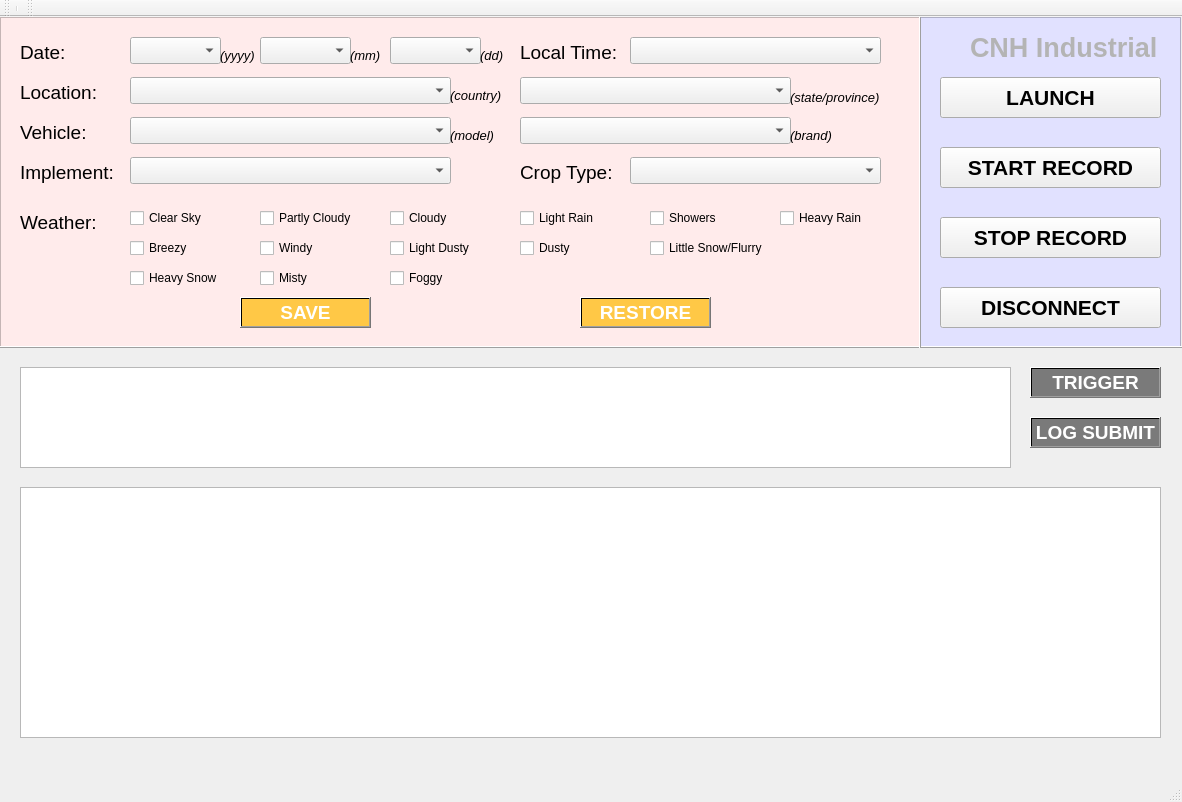
<?xml version="1.0" encoding="UTF-8"?>
<ui version="4.0">
 <class>MainWindow</class>
 <widget class="QMainWindow" name="MainWindow">
  <property name="geometry">
   <rect>
    <x>0</x>
    <y>0</y>
    <width>1182</width>
    <height>802</height>
   </rect>
  </property>
  <property name="font">
   <font>
    <weight>50</weight>
    <italic>false</italic>
    <bold>false</bold>
   </font>
  </property>
  <property name="windowTitle">
   <string>MainWindow</string>
  </property>
  <widget class="QWidget" name="centralWidget">
   <widget class="QPushButton" name="pushButton_1">
    <property name="geometry">
     <rect>
      <x>940</x>
      <y>60</y>
      <width>221</width>
      <height>41</height>
     </rect>
    </property>
    <property name="font">
     <font>
      <pointsize>16</pointsize>
      <weight>75</weight>
      <bold>true</bold>
     </font>
    </property>
    <property name="styleSheet">
     <string notr="true"/>
    </property>
    <property name="text">
     <string>LAUNCH</string>
    </property>
   </widget>
   <widget class="QPushButton" name="pushButton_2">
    <property name="geometry">
     <rect>
      <x>940</x>
      <y>130</y>
      <width>221</width>
      <height>41</height>
     </rect>
    </property>
    <property name="font">
     <font>
      <pointsize>16</pointsize>
      <weight>75</weight>
      <bold>true</bold>
     </font>
    </property>
    <property name="styleSheet">
     <string notr="true"/>
    </property>
    <property name="text">
     <string>START RECORD</string>
    </property>
   </widget>
   <widget class="QPushButton" name="pushButton_4">
    <property name="geometry">
     <rect>
      <x>940</x>
      <y>270</y>
      <width>221</width>
      <height>41</height>
     </rect>
    </property>
    <property name="font">
     <font>
      <pointsize>16</pointsize>
      <weight>75</weight>
      <bold>true</bold>
     </font>
    </property>
    <property name="styleSheet">
     <string notr="true"/>
    </property>
    <property name="text">
     <string>DISCONNECT</string>
    </property>
   </widget>
   <widget class="QPushButton" name="pushButton_5">
    <property name="geometry">
     <rect>
      <x>1030</x>
      <y>350</y>
      <width>131</width>
      <height>31</height>
     </rect>
    </property>
    <property name="font">
     <font>
      <pointsize>14</pointsize>
      <weight>75</weight>
      <bold>true</bold>
     </font>
    </property>
    <property name="styleSheet">
     <string notr="true">background-color: qradialgradient(spread:pad, cx:0.5, cy:0.5, radius:0.5, fx:0.5, fy:0.5, stop:1 rgba(122, 122, 122, 255));
color: rgb(255, 255, 255);</string>
    </property>
    <property name="text">
     <string>TRIGGER</string>
    </property>
   </widget>
   <widget class="QPushButton" name="pushButton_6">
    <property name="geometry">
     <rect>
      <x>1030</x>
      <y>400</y>
      <width>131</width>
      <height>31</height>
     </rect>
    </property>
    <property name="font">
     <font>
      <pointsize>14</pointsize>
      <weight>75</weight>
      <bold>true</bold>
     </font>
    </property>
    <property name="styleSheet">
     <string notr="true">background-color: qradialgradient(spread:pad, cx:0.5, cy:0.5, radius:0.5, fx:0.5, fy:0.5, stop:1 rgba(122, 122, 122, 255));
color: rgb(255, 255, 255);</string>
    </property>
    <property name="text">
     <string>LOG SUBMIT</string>
    </property>
   </widget>
   <widget class="QPlainTextEdit" name="plainTextEdit">
    <property name="geometry">
     <rect>
      <x>20</x>
      <y>350</y>
      <width>991</width>
      <height>101</height>
     </rect>
    </property>
    <property name="font">
     <font>
      <pointsize>12</pointsize>
     </font>
    </property>
   </widget>
   <widget class="QPushButton" name="pushButton_0">
    <property name="geometry">
     <rect>
      <x>240</x>
      <y>280</y>
      <width>131</width>
      <height>31</height>
     </rect>
    </property>
    <property name="font">
     <font>
      <family>Ubuntu</family>
      <pointsize>14</pointsize>
      <weight>75</weight>
      <bold>true</bold>
     </font>
    </property>
    <property name="autoFillBackground">
     <bool>false</bool>
    </property>
    <property name="styleSheet">
     <string notr="true">background-color: qradialgradient(spread:pad, cx:0.5, cy:0.5, radius:0.5, fx:0.5, fy:0.5, stop:1 rgba(255, 200, 70, 255));
color: rgb(255, 255, 255);</string>
    </property>
    <property name="text">
     <string>SAVE</string>
    </property>
    <property name="autoDefault">
     <bool>false</bool>
    </property>
    <property name="default">
     <bool>false</bool>
    </property>
    <property name="flat">
     <bool>false</bool>
    </property>
   </widget>
   <widget class="QComboBox" name="comboBox_5">
    <property name="geometry">
     <rect>
      <x>130</x>
      <y>60</y>
      <width>321</width>
      <height>27</height>
     </rect>
    </property>
    <property name="font">
     <font>
      <pointsize>12</pointsize>
     </font>
    </property>
   </widget>
   <widget class="QLabel" name="label_5">
    <property name="geometry">
     <rect>
      <x>20</x>
      <y>60</y>
      <width>91</width>
      <height>31</height>
     </rect>
    </property>
    <property name="font">
     <font>
      <pointsize>14</pointsize>
      <weight>50</weight>
      <bold>false</bold>
     </font>
    </property>
    <property name="text">
     <string>Location:</string>
    </property>
   </widget>
   <widget class="QTextEdit" name="textEdit_show">
    <property name="geometry">
     <rect>
      <x>20</x>
      <y>470</y>
      <width>1141</width>
      <height>251</height>
     </rect>
    </property>
    <property name="font">
     <font>
      <pointsize>12</pointsize>
     </font>
    </property>
   </widget>
   <widget class="QPushButton" name="pushButton_3">
    <property name="geometry">
     <rect>
      <x>940</x>
      <y>200</y>
      <width>221</width>
      <height>41</height>
     </rect>
    </property>
    <property name="font">
     <font>
      <pointsize>16</pointsize>
      <weight>75</weight>
      <bold>true</bold>
     </font>
    </property>
    <property name="styleSheet">
     <string notr="true"/>
    </property>
    <property name="text">
     <string>STOP RECORD</string>
    </property>
   </widget>
   <widget class="QComboBox" name="comboBox_1">
    <property name="geometry">
     <rect>
      <x>130</x>
      <y>20</y>
      <width>91</width>
      <height>27</height>
     </rect>
    </property>
    <property name="font">
     <font>
      <pointsize>12</pointsize>
     </font>
    </property>
   </widget>
   <widget class="QLabel" name="label_1">
    <property name="geometry">
     <rect>
      <x>20</x>
      <y>20</y>
      <width>61</width>
      <height>31</height>
     </rect>
    </property>
    <property name="font">
     <font>
      <pointsize>14</pointsize>
      <weight>50</weight>
      <bold>false</bold>
     </font>
    </property>
    <property name="text">
     <string>Date:</string>
    </property>
   </widget>
   <widget class="QComboBox" name="comboBox_2">
    <property name="geometry">
     <rect>
      <x>260</x>
      <y>20</y>
      <width>91</width>
      <height>27</height>
     </rect>
    </property>
    <property name="font">
     <font>
      <pointsize>12</pointsize>
     </font>
    </property>
   </widget>
   <widget class="QComboBox" name="comboBox_3">
    <property name="geometry">
     <rect>
      <x>390</x>
      <y>20</y>
      <width>91</width>
      <height>27</height>
     </rect>
    </property>
    <property name="font">
     <font>
      <pointsize>12</pointsize>
     </font>
    </property>
   </widget>
   <widget class="QComboBox" name="comboBox_4">
    <property name="geometry">
     <rect>
      <x>630</x>
      <y>20</y>
      <width>251</width>
      <height>27</height>
     </rect>
    </property>
    <property name="font">
     <font>
      <pointsize>12</pointsize>
     </font>
    </property>
   </widget>
   <widget class="QLabel" name="label_4">
    <property name="geometry">
     <rect>
      <x>520</x>
      <y>20</y>
      <width>101</width>
      <height>31</height>
     </rect>
    </property>
    <property name="font">
     <font>
      <pointsize>14</pointsize>
      <weight>50</weight>
      <bold>false</bold>
     </font>
    </property>
    <property name="text">
     <string>Local Time:</string>
    </property>
   </widget>
   <widget class="QComboBox" name="comboBox_6">
    <property name="geometry">
     <rect>
      <x>520</x>
      <y>60</y>
      <width>271</width>
      <height>27</height>
     </rect>
    </property>
    <property name="font">
     <font>
      <pointsize>12</pointsize>
     </font>
    </property>
   </widget>
   <widget class="QCheckBox" name="checkBox_1">
    <property name="geometry">
     <rect>
      <x>130</x>
      <y>190</y>
      <width>121</width>
      <height>22</height>
     </rect>
    </property>
    <property name="text">
     <string>Clear Sky</string>
    </property>
   </widget>
   <widget class="QCheckBox" name="checkBox_2">
    <property name="geometry">
     <rect>
      <x>260</x>
      <y>190</y>
      <width>121</width>
      <height>22</height>
     </rect>
    </property>
    <property name="text">
     <string>Partly Cloudy</string>
    </property>
   </widget>
   <widget class="QCheckBox" name="checkBox_3">
    <property name="geometry">
     <rect>
      <x>390</x>
      <y>190</y>
      <width>121</width>
      <height>22</height>
     </rect>
    </property>
    <property name="text">
     <string>Cloudy</string>
    </property>
   </widget>
   <widget class="QCheckBox" name="checkBox_4">
    <property name="geometry">
     <rect>
      <x>520</x>
      <y>190</y>
      <width>121</width>
      <height>22</height>
     </rect>
    </property>
    <property name="text">
     <string>Light Rain</string>
    </property>
   </widget>
   <widget class="QComboBox" name="comboBox_7">
    <property name="geometry">
     <rect>
      <x>130</x>
      <y>100</y>
      <width>321</width>
      <height>27</height>
     </rect>
    </property>
   </widget>
   <widget class="QComboBox" name="comboBox_8">
    <property name="geometry">
     <rect>
      <x>520</x>
      <y>100</y>
      <width>271</width>
      <height>27</height>
     </rect>
    </property>
   </widget>
   <widget class="QLabel" name="label_7">
    <property name="geometry">
     <rect>
      <x>20</x>
      <y>100</y>
      <width>71</width>
      <height>31</height>
     </rect>
    </property>
    <property name="font">
     <font>
      <pointsize>14</pointsize>
      <weight>50</weight>
      <bold>false</bold>
     </font>
    </property>
    <property name="text">
     <string>Vehicle:</string>
    </property>
   </widget>
   <widget class="QComboBox" name="comboBox_9">
    <property name="geometry">
     <rect>
      <x>130</x>
      <y>140</y>
      <width>321</width>
      <height>27</height>
     </rect>
    </property>
   </widget>
   <widget class="QComboBox" name="comboBox_10">
    <property name="geometry">
     <rect>
      <x>630</x>
      <y>140</y>
      <width>251</width>
      <height>27</height>
     </rect>
    </property>
   </widget>
   <widget class="QCheckBox" name="checkBox_5">
    <property name="geometry">
     <rect>
      <x>650</x>
      <y>190</y>
      <width>121</width>
      <height>22</height>
     </rect>
    </property>
    <property name="text">
     <string>Showers</string>
    </property>
   </widget>
   <widget class="QCheckBox" name="checkBox_6">
    <property name="geometry">
     <rect>
      <x>780</x>
      <y>190</y>
      <width>111</width>
      <height>22</height>
     </rect>
    </property>
    <property name="text">
     <string>Heavy Rain</string>
    </property>
   </widget>
   <widget class="QCheckBox" name="checkBox_7">
    <property name="geometry">
     <rect>
      <x>130</x>
      <y>220</y>
      <width>97</width>
      <height>22</height>
     </rect>
    </property>
    <property name="text">
     <string>Breezy</string>
    </property>
   </widget>
   <widget class="QCheckBox" name="checkBox_8">
    <property name="geometry">
     <rect>
      <x>260</x>
      <y>220</y>
      <width>97</width>
      <height>22</height>
     </rect>
    </property>
    <property name="text">
     <string>Windy</string>
    </property>
   </widget>
   <widget class="QCheckBox" name="checkBox_9">
    <property name="geometry">
     <rect>
      <x>390</x>
      <y>220</y>
      <width>97</width>
      <height>22</height>
     </rect>
    </property>
    <property name="text">
     <string>Light Dusty</string>
    </property>
   </widget>
   <widget class="QCheckBox" name="checkBox_10">
    <property name="geometry">
     <rect>
      <x>520</x>
      <y>220</y>
      <width>97</width>
      <height>22</height>
     </rect>
    </property>
    <property name="text">
     <string>Dusty</string>
    </property>
   </widget>
   <widget class="QCheckBox" name="checkBox_11">
    <property name="geometry">
     <rect>
      <x>650</x>
      <y>220</y>
      <width>161</width>
      <height>22</height>
     </rect>
    </property>
    <property name="text">
     <string>Little Snow/Flurry</string>
    </property>
   </widget>
   <widget class="QCheckBox" name="checkBox_12">
    <property name="geometry">
     <rect>
      <x>130</x>
      <y>250</y>
      <width>131</width>
      <height>22</height>
     </rect>
    </property>
    <property name="text">
     <string>Heavy Snow</string>
    </property>
   </widget>
   <widget class="QCheckBox" name="checkBox_13">
    <property name="geometry">
     <rect>
      <x>260</x>
      <y>250</y>
      <width>97</width>
      <height>22</height>
     </rect>
    </property>
    <property name="text">
     <string>Misty</string>
    </property>
   </widget>
   <widget class="QCheckBox" name="checkBox_14">
    <property name="geometry">
     <rect>
      <x>390</x>
      <y>250</y>
      <width>97</width>
      <height>22</height>
     </rect>
    </property>
    <property name="text">
     <string>Foggy</string>
    </property>
   </widget>
   <widget class="QPushButton" name="pushButton_00">
    <property name="geometry">
     <rect>
      <x>580</x>
      <y>280</y>
      <width>131</width>
      <height>31</height>
     </rect>
    </property>
    <property name="font">
     <font>
      <pointsize>14</pointsize>
      <weight>75</weight>
      <bold>true</bold>
     </font>
    </property>
    <property name="styleSheet">
     <string notr="true">background-color: qradialgradient(spread:pad, cx:0.5, cy:0.5, radius:0.5, fx:0.5, fy:0.5, stop:1 rgba(255, 200, 70, 255));
color: rgb(255, 255, 255);
</string>
    </property>
    <property name="text">
     <string>RESTORE</string>
    </property>
   </widget>
   <widget class="QLabel" name="label_9">
    <property name="geometry">
     <rect>
      <x>20</x>
      <y>140</y>
      <width>111</width>
      <height>31</height>
     </rect>
    </property>
    <property name="font">
     <font>
      <pointsize>14</pointsize>
      <weight>50</weight>
      <bold>false</bold>
     </font>
    </property>
    <property name="text">
     <string>Implement:</string>
    </property>
   </widget>
   <widget class="QLabel" name="label_1_1">
    <property name="geometry">
     <rect>
      <x>220</x>
      <y>30</y>
      <width>67</width>
      <height>17</height>
     </rect>
    </property>
    <property name="font">
     <font>
      <pointsize>10</pointsize>
      <italic>true</italic>
     </font>
    </property>
    <property name="text">
     <string>(yyyy)</string>
    </property>
   </widget>
   <widget class="QLabel" name="label_1_2">
    <property name="geometry">
     <rect>
      <x>350</x>
      <y>30</y>
      <width>67</width>
      <height>17</height>
     </rect>
    </property>
    <property name="font">
     <font>
      <pointsize>10</pointsize>
      <italic>true</italic>
     </font>
    </property>
    <property name="text">
     <string>(mm)</string>
    </property>
   </widget>
   <widget class="QLabel" name="label_1_3">
    <property name="geometry">
     <rect>
      <x>480</x>
      <y>30</y>
      <width>67</width>
      <height>17</height>
     </rect>
    </property>
    <property name="font">
     <font>
      <pointsize>10</pointsize>
      <italic>true</italic>
     </font>
    </property>
    <property name="text">
     <string>(dd)</string>
    </property>
   </widget>
   <widget class="QLabel" name="label_5_1">
    <property name="geometry">
     <rect>
      <x>450</x>
      <y>70</y>
      <width>61</width>
      <height>16</height>
     </rect>
    </property>
    <property name="font">
     <font>
      <pointsize>10</pointsize>
      <italic>true</italic>
     </font>
    </property>
    <property name="text">
     <string>(country)</string>
    </property>
   </widget>
   <widget class="QLabel" name="label_5_2">
    <property name="geometry">
     <rect>
      <x>790</x>
      <y>70</y>
      <width>91</width>
      <height>20</height>
     </rect>
    </property>
    <property name="font">
     <font>
      <pointsize>10</pointsize>
      <italic>true</italic>
     </font>
    </property>
    <property name="text">
     <string>(state/province)</string>
    </property>
   </widget>
   <widget class="QLabel" name="label_7_1">
    <property name="geometry">
     <rect>
      <x>450</x>
      <y>110</y>
      <width>67</width>
      <height>17</height>
     </rect>
    </property>
    <property name="font">
     <font>
      <pointsize>10</pointsize>
      <italic>true</italic>
     </font>
    </property>
    <property name="text">
     <string>(model)</string>
    </property>
   </widget>
   <widget class="QLabel" name="label_7_2">
    <property name="geometry">
     <rect>
      <x>790</x>
      <y>110</y>
      <width>67</width>
      <height>17</height>
     </rect>
    </property>
    <property name="font">
     <font>
      <pointsize>10</pointsize>
      <italic>true</italic>
     </font>
    </property>
    <property name="text">
     <string>(brand)</string>
    </property>
   </widget>
   <widget class="QLabel" name="label_10">
    <property name="geometry">
     <rect>
      <x>520</x>
      <y>140</y>
      <width>101</width>
      <height>31</height>
     </rect>
    </property>
    <property name="font">
     <font>
      <pointsize>14</pointsize>
      <weight>50</weight>
      <bold>false</bold>
     </font>
    </property>
    <property name="text">
     <string>Crop Type:</string>
    </property>
   </widget>
   <widget class="QLabel" name="label_11">
    <property name="geometry">
     <rect>
      <x>20</x>
      <y>190</y>
      <width>91</width>
      <height>31</height>
     </rect>
    </property>
    <property name="font">
     <font>
      <pointsize>14</pointsize>
      <weight>50</weight>
      <bold>false</bold>
     </font>
    </property>
    <property name="text">
     <string>Weather:</string>
    </property>
   </widget>
   <widget class="Line" name="line">
    <property name="geometry">
     <rect>
      <x>0</x>
      <y>320</y>
      <width>1241</width>
      <height>20</height>
     </rect>
    </property>
    <property name="frameShadow">
     <enum>QFrame::Raised</enum>
    </property>
    <property name="orientation">
     <enum>Qt::Horizontal</enum>
    </property>
   </widget>
   <widget class="Line" name="line_2">
    <property name="geometry">
     <rect>
      <x>910</x>
      <y>-20</y>
      <width>20</width>
      <height>351</height>
     </rect>
    </property>
    <property name="frameShadow">
     <enum>QFrame::Raised</enum>
    </property>
    <property name="orientation">
     <enum>Qt::Vertical</enum>
    </property>
   </widget>
   <widget class="QLabel" name="label_0">
    <property name="geometry">
     <rect>
      <x>970</x>
      <y>10</y>
      <width>201</width>
      <height>41</height>
     </rect>
    </property>
    <property name="font">
     <font>
      <pointsize>20</pointsize>
      <weight>75</weight>
      <bold>true</bold>
     </font>
    </property>
    <property name="styleSheet">
     <string notr="true">color: rgb(180, 180, 180);</string>
    </property>
    <property name="text">
     <string>CNH Industrial</string>
    </property>
   </widget>
   <widget class="QGraphicsView" name="graphicsView_0">
    <property name="geometry">
     <rect>
      <x>0</x>
      <y>0</y>
      <width>921</width>
      <height>331</height>
     </rect>
    </property>
    <property name="styleSheet">
     <string notr="true">background-color: rgb(255, 235, 235);</string>
    </property>
   </widget>
   <widget class="QGraphicsView" name="graphicsView_1">
    <property name="geometry">
     <rect>
      <x>920</x>
      <y>0</y>
      <width>261</width>
      <height>331</height>
     </rect>
    </property>
    <property name="styleSheet">
     <string notr="true">background-color: rgb(225, 225, 255);</string>
    </property>
   </widget>
   <zorder>graphicsView_1</zorder>
   <zorder>graphicsView_0</zorder>
   <zorder>pushButton_1</zorder>
   <zorder>pushButton_2</zorder>
   <zorder>pushButton_4</zorder>
   <zorder>pushButton_5</zorder>
   <zorder>pushButton_6</zorder>
   <zorder>plainTextEdit</zorder>
   <zorder>pushButton_0</zorder>
   <zorder>comboBox_5</zorder>
   <zorder>label_5</zorder>
   <zorder>textEdit_show</zorder>
   <zorder>pushButton_3</zorder>
   <zorder>comboBox_1</zorder>
   <zorder>label_1</zorder>
   <zorder>comboBox_2</zorder>
   <zorder>comboBox_3</zorder>
   <zorder>comboBox_4</zorder>
   <zorder>label_4</zorder>
   <zorder>comboBox_6</zorder>
   <zorder>checkBox_1</zorder>
   <zorder>checkBox_2</zorder>
   <zorder>checkBox_3</zorder>
   <zorder>checkBox_4</zorder>
   <zorder>comboBox_7</zorder>
   <zorder>comboBox_8</zorder>
   <zorder>label_7</zorder>
   <zorder>comboBox_9</zorder>
   <zorder>comboBox_10</zorder>
   <zorder>checkBox_5</zorder>
   <zorder>checkBox_6</zorder>
   <zorder>checkBox_7</zorder>
   <zorder>checkBox_8</zorder>
   <zorder>checkBox_9</zorder>
   <zorder>checkBox_10</zorder>
   <zorder>checkBox_11</zorder>
   <zorder>checkBox_12</zorder>
   <zorder>checkBox_13</zorder>
   <zorder>checkBox_14</zorder>
   <zorder>pushButton_00</zorder>
   <zorder>label_9</zorder>
   <zorder>label_1_1</zorder>
   <zorder>label_1_2</zorder>
   <zorder>label_1_3</zorder>
   <zorder>label_5_1</zorder>
   <zorder>label_5_2</zorder>
   <zorder>label_7_1</zorder>
   <zorder>label_7_2</zorder>
   <zorder>label_10</zorder>
   <zorder>label_11</zorder>
   <zorder>line</zorder>
   <zorder>line_2</zorder>
   <zorder>label_0</zorder>
  </widget>
  <widget class="QToolBar" name="mainToolBar">
   <attribute name="toolBarArea">
    <enum>TopToolBarArea</enum>
   </attribute>
   <attribute name="toolBarBreak">
    <bool>false</bool>
   </attribute>
   <addaction name="separator"/>
  </widget>
  <widget class="QStatusBar" name="statusBar"/>
  <widget class="QToolBar" name="toolBar">
   <property name="windowTitle">
    <string>toolBar</string>
   </property>
   <attribute name="toolBarArea">
    <enum>TopToolBarArea</enum>
   </attribute>
   <attribute name="toolBarBreak">
    <bool>false</bool>
   </attribute>
  </widget>
  <widget class="QMenuBar" name="menuBar">
   <property name="geometry">
    <rect>
     <x>0</x>
     <y>0</y>
     <width>1182</width>
     <height>25</height>
    </rect>
   </property>
  </widget>
 </widget>
 <layoutdefault spacing="6" margin="11"/>
 <resources/>
 <connections/>
</ui>
